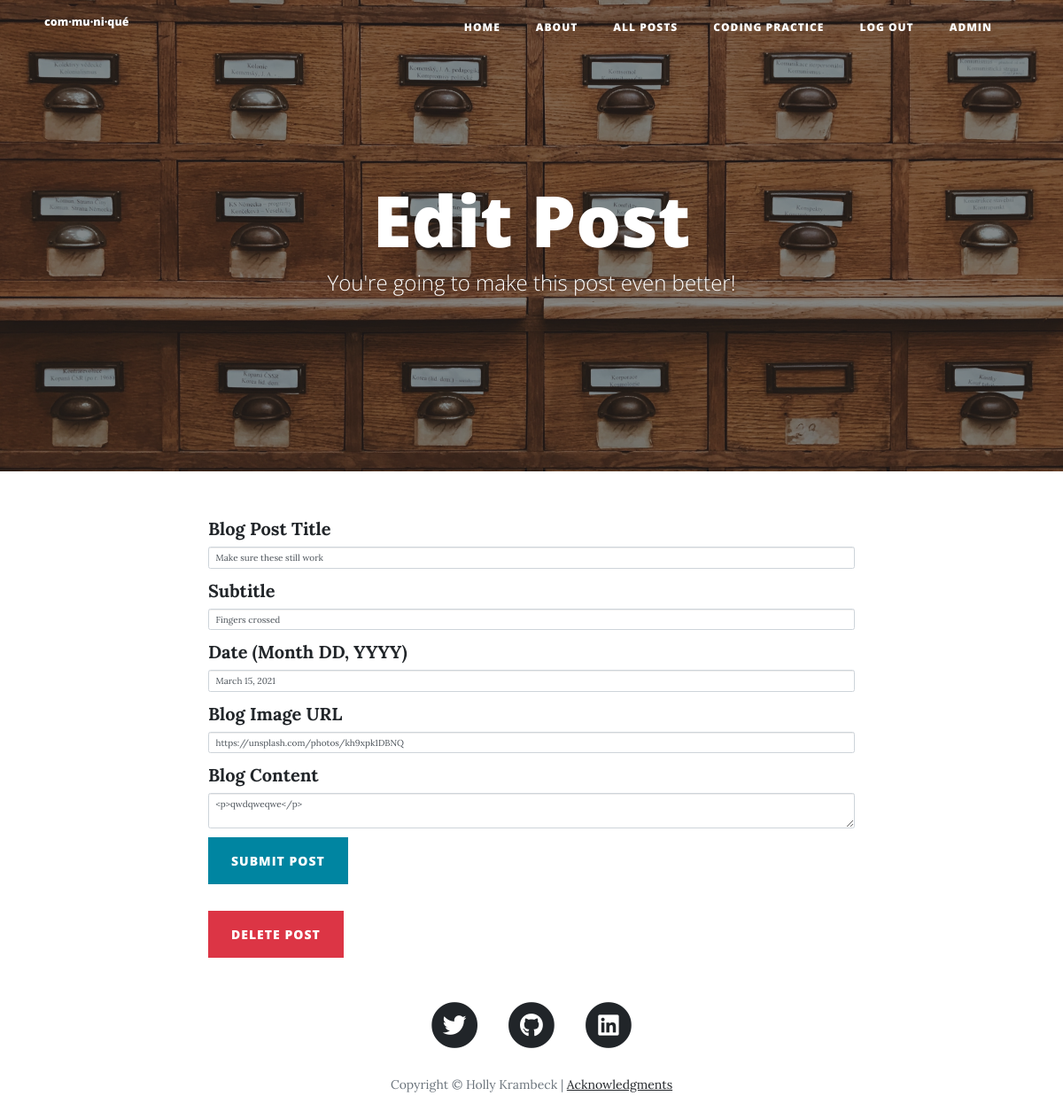
The page /edit_post/2 (signed in) on the database its author committed.
### main.py (models this page shows)
class BlogPost(db.Model):
    __tablename__ = "blog_posts"
    id = db.Column(db.Integer, primary_key=True)
    author_id = db.Column(db.Integer, db.ForeignKey("users.id"))
    author = relationship("User", back_populates="posts")
    title = db.Column(db.String(250), unique=True, nullable=False)
    subtitle = db.Column(db.String(250), nullable=False)
    date = db.Column(db.String(250), nullable=False)
    date_order = db.Column(db.Integer, nullable=False)
    body = db.Column(db.Text, nullable=False)
    img_url = db.Column(db.String(250), nullable=False)
    comments = relationship("Comment", back_populates="parent_post")

### main.py (the view, shortened to what this page needs)
@app.route('/edit_post/<int:num>', methods=['GET', 'POST'])
@admin_only
def edit_post(num):
    blog = db.session.query(BlogPost).filter_by(id=num).first()
    edit_form = CreatePostForm(
        title=blog.title,
        subtitle=blog.subtitle,
        date=blog.date,
        img_url=blog.img_url,
        author_id=current_user.id,
        body=blog.body
    )
    return render_template("edit_post.html", form=edit_form, is_edit=True, num=num, logged_in=current_user.is_authenticated)

### forms.py
class CreatePostForm(FlaskForm):
    title = StringField("Blog Post Title", validators=[DataRequired()])
    subtitle = StringField("Subtitle", validators=[DataRequired()])
    date = StringField("Date (Month DD, YYYY)")
    img_url = StringField("Blog Image URL", validators=[DataRequired(), URL()])
    body = CKEditorField("Blog Content", validators=[DataRequired()])
    submit = SubmitField("Submit Post")

### main.py (called while the page is built)
@login_manager.user_loader
def load_user(user_id):
    return User.query.get(user_id)

def admin_only(function):
    @wraps(function)
    def wrapper_function(*args, **kwargs):
        if current_user.id != 1:
            return abort(403)
        return function(*args, **kwargs)
    return wrapper_function

### templates/edit_post.html (shortened to what this page needs)
{% extends 'bootstrap/base.html' %}
{% import "bootstrap/wtf.html" as wtf %}
{% block content %}
{% include "header.html" %}
  <header class="masthead" style="background-image: url('{{ url_for('static', filename='img/post-bg3.jpg')}}')">
    <div class="overlay"></div>
    <div class="container">
      <div class="row">
        <div class="col-lg-8 col-md-10 mx-auto">
          <div class="page-heading">
            <h1>Edit Post</h1>
            <span class="subheading">You're going to make this post even better!</span>
          </div>
        </div>
      </div>
    </div>
  </header>
{% include "nav.html" %}
  <div class="container">
    <div class="row">
      <div class="col-lg-8 col-md-10 mx-auto">
        {{ wtf.quick_form(form, novalidate=True, button_map={"submit": "primary"}) }}
        <br>
        <a class="btn btn-danger float-left" href="{{url_for('delete_post', num=num)}}">Delete Post</a>
      </div>
    </div>
  </div>
{% include "footer.html" %}
{% endblock %}

### rows shown on the page
BlogPost: title "Make sure these still work", subtitle "Fingers crossed", date "March 15, 2021", img_url "https://unsplash.com/photos/kh9xpk1DBNQ", body "<p>qwdqweqwe</p>"
